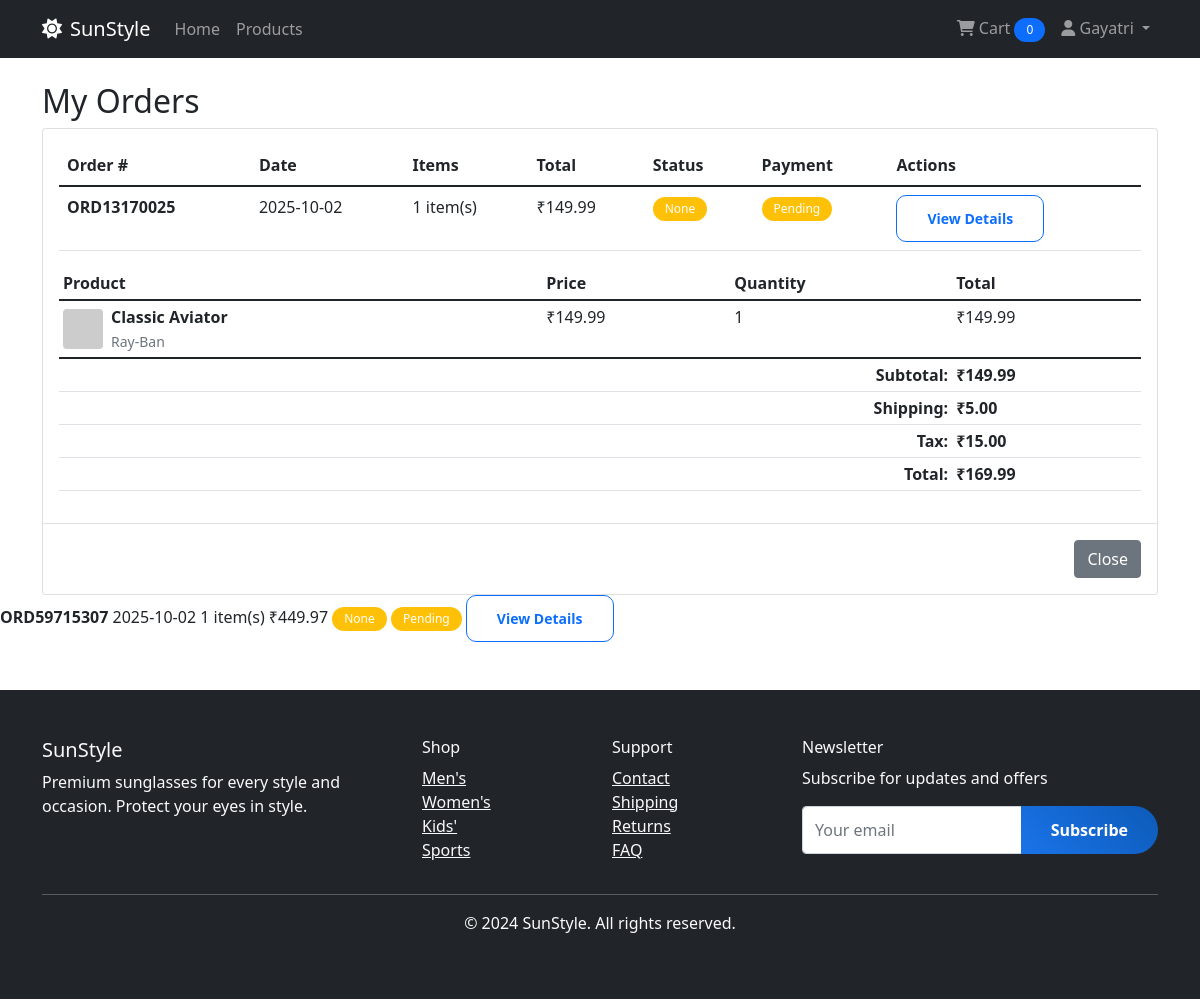
Screenshot of /orders (signed in) with the database file from the repository.
### database.py (models this page shows)
class User(UserMixin, db.Model):
    id = db.Column(db.Integer, primary_key=True)
    username = db.Column(db.String(80), unique=True, nullable=False)
    email = db.Column(db.String(120), unique=True, nullable=False)
    password = db.Column(db.String(200), nullable=False)
    first_name = db.Column(db.String(100), nullable=False)
    last_name = db.Column(db.String(100), nullable=False)
    phone = db.Column(db.String(20))
    address = db.Column(db.Text)
    is_admin = db.Column(db.Boolean, default=False)
    created_at = db.Column(db.DateTime, default=datetime.utcnow)
    orders = db.relationship('Order', backref='user', lazy=True)
    bookings = db.relationship('Booking', backref='user', lazy=True)
    cart_items = db.relationship('CartItem', backref='user', lazy=True)

class Order(db.Model):
    id = db.Column(db.Integer, primary_key=True)
    order_number = db.Column(db.String(50), unique=True, nullable=False)
    total_amount = db.Column(db.Float, nullable=False)
    status = db.Column(db.String(50), default='pending')
    payment_method = db.Column(db.String(50), nullable=False)
    payment_status = db.Column(db.String(50), default='pending')
    shipping_address = db.Column(db.Text, nullable=False)
    created_at = db.Column(db.DateTime, default=datetime.utcnow)
    updated_at = db.Column(db.DateTime, default=datetime.utcnow, onupdate=datetime.utcnow)
    user_id = db.Column(db.Integer, db.ForeignKey('user.id'), nullable=False)
    order_items = db.relationship('OrderItem', backref='order', lazy=True)

class OrderItem(db.Model):
    id = db.Column(db.Integer, primary_key=True)
    quantity = db.Column(db.Integer, nullable=False)
    price = db.Column(db.Float, nullable=False)
    order_id = db.Column(db.Integer, db.ForeignKey('order.id'), nullable=False)
    product_id = db.Column(db.Integer, db.ForeignKey('product.id'), nullable=False)

class Product(db.Model):
    id = db.Column(db.Integer, primary_key=True)
    name = db.Column(db.String(200), nullable=False)
    description = db.Column(db.Text)
    price = db.Column(db.Float, nullable=False)
    discount_price = db.Column(db.Float)
    brand = db.Column(db.String(100), nullable=False)
    style = db.Column(db.String(100))
    color = db.Column(db.String(50))
    frame_material = db.Column(db.String(100))
    lens_type = db.Column(db.String(100))
    uv_protection = db.Column(db.Boolean, default=True)
    polarization = db.Column(db.Boolean, default=False)
    stock_quantity = db.Column(db.Integer, default=0)
    image_url = db.Column(db.String(500))
    is_active = db.Column(db.Boolean, default=True)
    created_at = db.Column(db.DateTime, default=datetime.utcnow)
    category_id = db.Column(db.Integer, db.ForeignKey('category.id'), nullable=False)
    order_items = db.relationship('OrderItem', backref='product', lazy=True)
    booking_items = db.relationship('BookingItem', backref='product', lazy=True)
    cart_items = db.relationship('CartItem', backref='product', lazy=True)

### app.py (the view)
@app.route('/orders')
@login_required
def orders():
    user_orders = Order.query.filter_by(user_id=current_user.id).order_by(
        Order.created_at.desc()
    ).all()
    return render_template('orders.html', orders=user_orders)

### app.py (called while the page is built)
@app.context_processor
def inject_current_date():
    return {'current_date': datetime.now().strftime('%Y-%m-%d')}

@login_manager.user_loader
def load_user(user_id):
    return User.query.get(int(user_id))

### templates/orders.html (shortened to what this page needs)
{% extends "base.html" %}
{% block content %}
<div class="container mt-4">
    <h2>My Orders</h2>
    {% if orders %}
    <div class="card">
        <div class="card-body">
            <div class="table-responsive">
                <table class="table table-hover">
                    <thead>
                        <tr>
                            <th>Order #</th>
                            <th>Date</th>
                            <th>Items</th>
                            <th>Total</th>
                            <th>Status</th>
                            <th>Payment</th>
                            <th>Actions</th>
                        </tr>
                    </thead>
                    <tbody>
                        {% for order in orders %}
                        <tr>
                            <td>
                                <strong>{{ order.order_number }}</strong>
                            </td>
                            <td>{{ order.created_at.strftime('%Y-%m-%d') }}</td>
                            <td>{{ order.order_items|length }} item(s)</td>
                            <td>₹{{ "%.2f"|format(order.total_amount) }}</td>
                            <td>
                                <span class="badge
                                    {% if order.status == 'delivered' %}bg-success
                                    {% elif order.status == 'shipped' %}bg-primary
                                    {% elif order.status == 'confirmed' %}bg-info
                                    {% elif order.status == 'cancelled' %}bg-danger
                                    {% else %}bg-warning{% endif %}">
                                    {{ order.status|title }}
                                </span>
                            </td>
                            <td>
                                <span class="badge
                                    {% if order.payment_status == 'completed' %}bg-success
                                    {% elif order.payment_status == 'pending' %}bg-warning
                                    {% else %}bg-danger{% endif %}">
                                    {{ order.payment_status|title }}
                                </span>
                            </td>
                            <td>
                                <button class="btn btn-sm btn-outline-primary"
                                        data-bs-toggle="modal"
                                        data-bs-target="#orderDetails{{ order.id }}">
                                    View Details
                                </button>
                            </td>
                        </tr>
                        <div class="modal fade" id="orderDetails{{ order.id }}" tabindex="-1">
                            <div class="modal-dialog modal-lg">
                                <div class="modal-content">
                                    <div class="modal-body">
                                        <div class="table-responsive">
                                            <table class="table table-sm">
                                                <thead>
                                                    <tr>
                                                        <th>Product</th>
                                                        <th>Price</th>
                                                        <th>Quantity</th>
                                                        <th>Total</th>
                                                    </tr>
                                                </thead>
                                                <tbody>
                                                    {% for item in order.order_items %}
                                                    <tr>
                                                        <td>
                                                            <div class="d-flex align-items-center">
                                                                <img src="https://via.placeholder.com/40x40?text={{ item.product.name|replace(' ', '+') }}"
                                                                     class="rounded me-2" alt="{{ item.product.name }}">
                                                                <div>
                                                                    <strong>{{ item.product.name }}</strong><br>
                                                                    <small class="text-muted">{{ item.product.brand }}</small>
                                                                </div>
                                                            </div>
                                                        </td>
                                                        <td>₹{{ "%.2f"|format(item.price) }}</td>
                                                        <td>{{ item.quantity }}</td>
                                                        <td>₹{{ "%.2f"|format(item.price * item.quantity) }}</td>
                                                    </tr>
                                                    {% endfor %}
                                                </tbody>
                                                <tfoot>
                                                    <tr>
                                                        <td colspan="3" class="text-end"><strong>Subtotal:</strong></td>
                                                        <td><strong>₹{{ "%.2f"|format(order.total_amount) }}</strong></td>
                                                    </tr>
                                                    <tr>
                                                        <td colspan="3" class="text-end"><strong>Shipping:</strong></td>
                                                        <td><strong>₹5.00</strong></td>
                                                    </tr>
                                                    <tr>
                                                        <td colspan="3" class="text-end"><strong>Tax:</strong></td>
                                                        <td><strong>₹{{ "%.2f"|format(order.total_amount * 0.1) }}</strong></td>
                                                    </tr>
                                                    <tr>
                                                        <td colspan="3" class="text-end"><strong>Total:</strong></td>
                                                        <td><strong>₹{{ "%.2f"|format(order.total_amount + 5 + (order.total_amount * 0.1)) }}</strong></td>
                                                    </tr>
                                                </tfoot>
                                            </table>
                                        </div>
                                    </div>
                                    <div class="modal-footer">
                                        <button type="button" class="btn btn-secondary" data-bs-dismiss="modal">Close</button>
                                    </div>
                                </div>
                            </div>
                        </div>
                        {% endfor %}
                    </tbody>
                </table>
            </div>
        </div>
    </div>
    {% endif %}
</div>
{% endblock %}

### templates/base.html (shortened to what this page needs)
<!DOCTYPE html>
<html lang="en">
<head>
    <link href="https://cdn.jsdelivr.net/npm/bootstrap@5.1.3/dist/css/bootstrap.min.css" rel="stylesheet">
    <link href="https://cdnjs.cloudflare.com/ajax/libs/font-awesome/6.0.0/css/all.min.css" rel="stylesheet">
    <link href="{{ url_for('static', filename='css/style.css') }}" rel="stylesheet">
</head>
<body>
    <nav class="navbar navbar-expand-lg navbar-dark bg-dark">
        <div class="container">
            <a class="navbar-brand" href="{{ url_for('index') }}">
                <i class="fas fa-sun me-2"></i>SunStyle
            </a>
            <div class="collapse navbar-collapse" id="navbarNav">
                <ul class="navbar-nav me-auto">
                    <li class="nav-item">
                        <a class="nav-link" href="{{ url_for('index') }}">Home</a>
                    </li>
                    <li class="nav-item">
                        <a class="nav-link" href="{{ url_for('products') }}">Products</a>
                    </li>
                </ul>
                <ul class="navbar-nav">
                    {% if current_user.is_authenticated %}
                    <li class="nav-item">
                        <a class="nav-link" href="{{ url_for('cart') }}">
                            <i class="fas fa-shopping-cart"></i> Cart
                            <span class="badge bg-primary">
                                {{ current_user.cart_items|length if current_user.cart_items else 0 }}
                            </span>
                        </a>
                    </li>
                    <li class="nav-item dropdown">
                        <a class="nav-link dropdown-toggle" href="#" id="userDropdown" role="button" data-bs-toggle="dropdown">
                            <i class="fas fa-user"></i> {{ current_user.first_name }}
                        </a>
                    </li>
                    {% endif %}
                </ul>
            </div>
        </div>
    </nav>
    <main>
        {% block content %}{% endblock %}
    </main>
    <footer class="bg-dark text-light mt-5">
        <div class="container py-5">
            <div class="row">
                <div class="col-md-4">
                    <h5>SunStyle</h5>
                    <p>Premium sunglasses for every style and occasion. Protect your eyes in style.</p>
                </div>
                <div class="col-md-2">
                    <h6>Shop</h6>
                    <ul class="list-unstyled">
                        <li><a href="{{ url_for('products', category_id=1) }}" class="text-light">Men's</a></li>
                        <li><a href="{{ url_for('products', category_id=2) }}" class="text-light">Women's</a></li>
                        <li><a href="{{ url_for('products', category_id=3) }}" class="text-light">Kids'</a></li>
                        <li><a href="{{ url_for('products', category_id=4) }}" class="text-light">Sports</a></li>
                    </ul>
                </div>
                <div class="col-md-2">
                    <h6>Support</h6>
                    <ul class="list-unstyled">
                        <li><a href="#" class="text-light">Contact</a></li>
                        <li><a href="#" class="text-light">Shipping</a></li>
                        <li><a href="#" class="text-light">Returns</a></li>
                        <li><a href="#" class="text-light">FAQ</a></li>
                    </ul>
                </div>
                <div class="col-md-4">
                    <h6>Newsletter</h6>
                    <p>Subscribe for updates and offers</p>
                    <form>
                        <div class="input-group">
                            <input type="email" class="form-control" placeholder="Your email">
                            <button class="btn btn-primary" type="submit">Subscribe</button>
                        </div>
                    </form>
                </div>
            </div>
            <hr>
            <div class="text-center">
                <p>&copy; 2024 SunStyle. All rights reserved.</p>
            </div>
        </div>
    </footer>
</body>
</html>

### static/css/style.css (style rules this page uses)
:root { --primary: #1a73e8; --secondary: #ff6d00; --dark: #202124; --light: #f8f9fa; --gray: #5f6368; --success: #34a853; --danger: #ea4335; --warning: #fbbc04; }
.btn-primary { background: linear-gradient(45deg, var(--primary), #0d5bb9); border: none; border-radius: 50px; padding: 12px 30px; font-weight: 600; transition: all 0.3s ease; }
.btn-outline-primary { border-radius: 50px; padding: 12px 30px; font-weight: 600; transition: all 0.3s ease; }
.badge { font-weight: 500; padding: 6px 12px; border-radius: 20px; }
.btn-outline-dark, .btn-outline-primary { border-radius: 10px; transition: all 0.3s ease; }
.form-control, .btn, .form-check-input { transition: all 0.3s ease; }

### rows the page displays
User: first_name "Gayatri"
Order: order_number "ORD13170025", created_at "2025-10-02", order_items|length "1", total_amount "149.99", status "None", payment_status "Pending", order.total_amount*0.1 "15.00", order.total_amount+5+(order.total_amount*0.1) "169.99"
OrderItem: product.name "Classic Aviator", product.brand "Ray-Ban", price "149.99", quantity "1", item.price*item.quantity "149.99"
Order: order_number "ORD59715307", created_at "2025-10-02", order_items|length "1", total_amount "449.97", status "None", payment_status "Pending"

### other values shown
{{ current_user.cart_items|length if current_user.cart_items else 0 }} "0"
